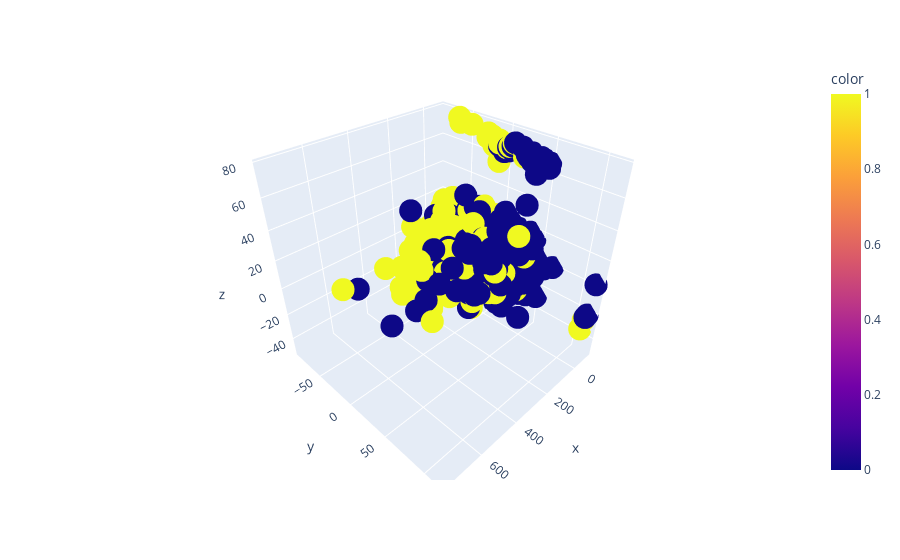

The notebook cell this image was saved under:
### Code cell
px.scatter_3d(x=features[:,0], y = features[:,1], z= features[:,2], color= y.values)

### Figure 1 — Plotly figure (JSON) as saved in the notebook; plotly's stock layout.template omitted (floating-point values rounded to 4 significant figures; data arrays with more than 128 entries replaced by an {"elided": "..."} marker saying what was removed)
{"data": [{"hovertemplate": "x=%{x}<br>y=%{y}<br>z=%{z}<br>color=%{marker.color}<extra></extra>", "legendgroup": "", "marker": {"color": {"elided": "768 int values"}, "coloraxis": "coloraxis", "symbol": "circle"}, "mode": "markers", "name": "", "scene": "scene", "showlegend": false, "type": "scatter3d", "x": {"elided": "768 float values"}, "y": {"elided": "768 float values"}, "z": {"elided": "768 float values"}}], "layout": {"coloraxis": {"colorbar": {"title": {"text": "color"}}, "colorscale": [[0, "#0d0887"], [0.1111, "#46039f"], [0.2222, "#7201a8"], [0.3333, "#9c179e"], [0.4444, "#bd3786"], [0.5556, "#d8576b"], [0.6667, "#ed7953"], [0.7778, "#fb9f3a"], [0.8889, "#fdca26"], [1, "#f0f921"]]}, "legend": {"tracegroupgap": 0}, "margin": {"t": 60}, "scene": {"domain": {"x": [0, 1], "y": [0, 1]}, "xaxis": {"title": {"text": "x"}}, "yaxis": {"title": {"text": "y"}}, "zaxis": {"title": {"text": "z"}}}}}
